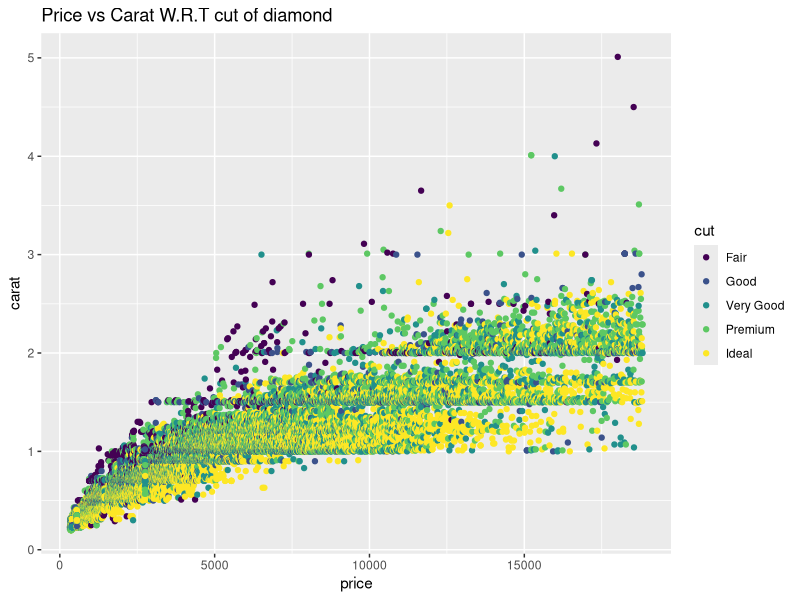

Reproduce this figure in R.
library(ggplot2)
# Plotting scatter graph showing price vs carat according to cut type of diamond
ggplot(diamonds, aes(x=price, y=carat, color=cut)) + geom_point() +
  ggtitle("Price vs Carat W.R.T cut of diamond")